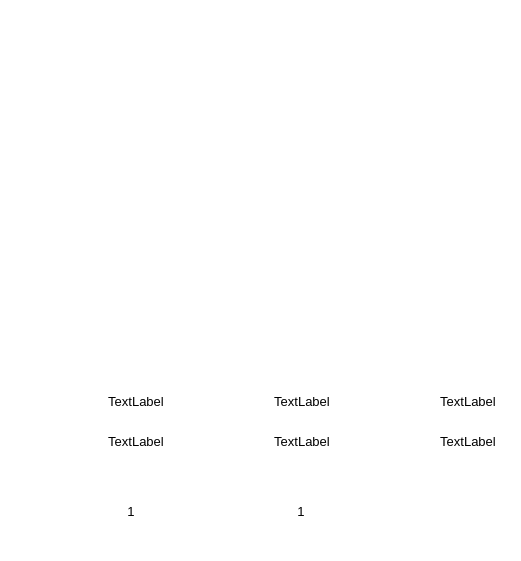
  <widget class="QFrame" name="frame_5">
   <property name="geometry">
    <rect>
     <x>1010</x>
     <y>480</y>
     <width>521</width>
     <height>561</height>
    </rect>
   </property>
   <property name="styleSheet">
    <string notr="true">background: transparent; 
background-image: url(:/pic/blue_bg.png);
border:0px</string>
   </property>
   <property name="frameShape">
    <enum>QFrame::StyledPanel</enum>
   </property>
   <property name="frameShadow">
    <enum>QFrame::Raised</enum>
   </property>
   <widget class="DoubleCyEmForm" name="cy_em_1_widget" native="true">
    <property name="geometry">
     <rect>
      <x>27</x>
      <y>113</y>
      <width>190</width>
      <height>230</height>
     </rect>
    </property>
   </widget>
   <widget class="QLabel" name="label">
    <property name="geometry">
     <rect>
      <x>1155</x>
      <y>113</y>
      <width>106</width>
      <height>26</height>
     </rect>
    </property>
    <property name="font">
     <font>
      <pointsize>15</pointsize>
     </font>
    </property>
    <property name="layoutDirection">
     <enum>Qt::LeftToRight</enum>
    </property>
    <property name="styleSheet">
     <string notr="true">color: rgb(255, 255, 255);
background-image: url(:/pic/smalltitle.png);</string>
    </property>
    <property name="text">
     <string>1#液压站</string>
    </property>
    <property name="alignment">
     <set>Qt::AlignCenter</set>
    </property>
   </widget>
   <widget class="QLabel" name="label_2">
    <property name="geometry">
     <rect>
      <x>29</x>
      <y>83</y>
      <width>73</width>
      <height>15</height>
     </rect>
    </property>
    <property name="font">
     <font>
      <pointsize>9</pointsize>
     </font>
    </property>
    <property name="styleSheet">
     <string notr="true">color: rgb(255, 255, 255);
background-image: url(:/pic/subtitle.png);</string>
    </property>
    <property name="text">
     <string>滑架电机</string>
    </property>
    <property name="alignment">
     <set>Qt::AlignCenter</set>
    </property>
   </widget>
   <widget class="QLabel" name="label_16">
    <property name="geometry">
     <rect>
      <x>35</x>
      <y>353</y>
      <width>73</width>
      <height>15</height>
     </rect>
    </property>
    <property name="font">
     <font>
      <pointsize>9</pointsize>
     </font>
    </property>
    <property name="styleSheet">
     <string notr="true">color: rgb(255, 255, 255);
background-image: url(:/pic/subtitle.png);</string>
    </property>
    <property name="text">
     <string>1#污泥滑架</string>
    </property>
    <property name="alignment">
     <set>Qt::AlignCenter</set>
    </property>
   </widget>
   <widget class="QLabel" name="label_17">
    <property name="geometry">
     <rect>
      <x>133</x>
      <y>353</y>
      <width>73</width>
      <height>15</height>
     </rect>
    </property>
    <property name="font">
     <font>
      <pointsize>9</pointsize>
     </font>
    </property>
    <property name="styleSheet">
     <string notr="true">color: rgb(255, 255, 255);
background-image: url(:/pic/subtitle.png);</string>
    </property>
    <property name="text">
     <string>2#污泥滑架</string>
    </property>
    <property name="alignment">
     <set>Qt::AlignCenter</set>
    </property>
   </widget>
   <widget class="QLabel" name="label_22">
    <property name="geometry">
     <rect>
      <x>223</x>
      <y>352</y>
      <width>73</width>
      <height>15</height>
     </rect>
    </property>
    <property name="font">
     <font>
      <pointsize>9</pointsize>
     </font>
    </property>
    <property name="styleSheet">
     <string notr="true">color: rgb(255, 255, 255);
background-image: url(:/pic/subtitle.png);</string>
    </property>
    <property name="text">
     <string>盖板马达</string>
    </property>
    <property name="alignment">
     <set>Qt::AlignCenter</set>
    </property>
   </widget>
   <widget class="QLabel" name="label_10">
    <property name="geometry">
     <rect>
      <x>220</x>
      <y>82</y>
      <width>73</width>
      <height>15</height>
     </rect>
    </property>
    <property name="font">
     <font>
      <pointsize>9</pointsize>
     </font>
    </property>
    <property name="styleSheet">
     <string notr="true">color: rgb(255, 255, 255);
background-image: url(:/pic/subtitle.png);</string>
    </property>
    <property name="text">
     <string>盖板电机</string>
    </property>
    <property name="alignment">
     <set>Qt::AlignCenter</set>
    </property>
   </widget>
   <widget class="SingleEmForm" name="cp_em_1_widget" native="true">
    <property name="geometry">
     <rect>
      <x>210</x>
      <y>112</y>
      <width>95</width>
      <height>230</height>
     </rect>
    </property>
   </widget>
   <widget class="SingleEmForm" name="cs_em_1_widget" native="true">
    <property name="geometry">
     <rect>
      <x>310</x>
      <y>113</y>
      <width>95</width>
      <height>230</height>
     </rect>
    </property>
   </widget>
   <widget class="QLabel" name="label_23">
    <property name="geometry">
     <rect>
      <x>323</x>
      <y>353</y>
      <width>73</width>
      <height>15</height>
     </rect>
    </property>
    <property name="font">
     <font>
      <pointsize>9</pointsize>
     </font>
    </property>
    <property name="styleSheet">
     <string notr="true">color: rgb(255, 255, 255);
background-image: url(:/pic/subtitle.png);</string>
    </property>
    <property name="text">
     <string>取料机马达</string>
    </property>
    <property name="alignment">
     <set>Qt::AlignCenter</set>
    </property>
   </widget>
   <widget class="QLabel" name="label_12">
    <property name="geometry">
     <rect>
      <x>320</x>
      <y>83</y>
      <width>73</width>
      <height>15</height>
     </rect>
    </property>
    <property name="font">
     <font>
      <pointsize>9</pointsize>
     </font>
    </property>
    <property name="styleSheet">
     <string notr="true">color: rgb(255, 255, 255);
background-image: url(:/pic/subtitle.png);</string>
    </property>
    <property name="text">
     <string>取料电机</string>
    </property>
    <property name="alignment">
     <set>Qt::AlignCenter</set>
    </property>
   </widget>
   <widget class="QLabel" name="label_5">
    <property name="geometry">
     <rect>
      <x>420</x>
      <y>83</y>
      <width>73</width>
      <height>15</height>
     </rect>
    </property>
    <property name="font">
     <font>
      <pointsize>9</pointsize>
     </font>
    </property>
    <property name="styleSheet">
     <string notr="true">color: rgb(255, 255, 255);
background-image: url(:/pic/subtitle.png);</string>
    </property>
    <property name="text">
     <string>螺旋电机</string>
    </property>
    <property name="alignment">
     <set>Qt::AlignCenter</set>
    </property>
   </widget>
   <widget class="QLabel" name="label_26">
    <property name="geometry">
     <rect>
      <x>423</x>
      <y>353</y>
      <width>73</width>
      <height>15</height>
     </rect>
    </property>
    <property name="font">
     <font>
      <pointsize>9</pointsize>
     </font>
    </property>
    <property name="styleSheet">
     <string notr="true">color: rgb(255, 255, 255);
background-image: url(:/pic/subtitle.png);</string>
    </property>
    <property name="text">
     <string>螺旋马达</string>
    </property>
    <property name="alignment">
     <set>Qt::AlignCenter</set>
    </property>
   </widget>
   <widget class="SingleEmForm" name="spiral_em_1_widget" native="true">
    <property name="geometry">
     <rect>
      <x>410</x>
      <y>113</y>
      <width>95</width>
      <height>230</height>
     </rect>
    </property>
   </widget>
   <widget class="QLabel" name="label_14">
    <property name="geometry">
     <rect>
      <x>210</x>
      <y>20</y>
      <width>106</width>
      <height>26</height>
     </rect>
    </property>
    <property name="font">
     <font>
      <pointsize>15</pointsize>
     </font>
    </property>
    <property name="layoutDirection">
     <enum>Qt::LeftToRight</enum>
    </property>
    <property name="styleSheet">
     <string notr="true">color: rgb(255, 255, 255);
background-image: url(:/pic/smalltitle.png);</string>
    </property>
    <property name="text">
     <string>2#液压站</string>
    </property>
    <property name="alignment">
     <set>Qt::AlignCenter</set>
    </property>
   </widget>
   <widget class="QLabel" name="label_102">
    <property name="geometry">
     <rect>
      <x>193</x>
      <y>500</y>
      <width>72</width>
      <height>22</height>
     </rect>
    </property>
    <property name="font">
     <font>
      <pointsize>10</pointsize>
     </font>
    </property>
    <property name="styleSheet">
     <string notr="true">color: rgb(255, 255, 255);
background-image: url(:/pic/field_bg.png);</string>
    </property>
    <property name="text">
     <string>油箱液位</string>
    </property>
    <property name="alignment">
     <set>Qt::AlignCenter</set>
    </property>
   </widget>
   <widget class="QLabel" name="SB_CM_PRESSURE_label">
    <property name="geometry">
     <rect>
      <x>266</x>
      <y>430</y>
      <width>72</width>
      <height>22</height>
     </rect>
    </property>
    <property name="font">
     <font>
      <pointsize>10</pointsize>
     </font>
    </property>
    <property name="styleSheet">
     <string notr="true">background-image: url(:/pic/white_bg.png);</string>
    </property>
    <property name="text">
     <string>TextLabel</string>
    </property>
    <property name="alignment">
     <set>Qt::AlignCenter</set>
    </property>
   </widget>
   <widget class="QLabel" name="label_85">
    <property name="geometry">
     <rect>
      <x>194</x>
      <y>430</y>
      <width>72</width>
      <height>22</height>
     </rect>
    </property>
    <property name="font">
     <font>
      <pointsize>10</pointsize>
     </font>
    </property>
    <property name="styleSheet">
     <string notr="true">color: rgb(255, 255, 255);
background-image: url(:/pic/field_bg.png);</string>
    </property>
    <property name="text">
     <string>取料机压力</string>
    </property>
    <property name="alignment">
     <set>Qt::AlignCenter</set>
    </property>
   </widget>
   <widget class="QLabel" name="LS_2_TEMP_label">
    <property name="geometry">
     <rect>
      <x>95</x>
      <y>500</y>
      <width>72</width>
      <height>22</height>
     </rect>
    </property>
    <property name="font">
     <font>
      <pointsize>10</pointsize>
     </font>
    </property>
    <property name="styleSheet">
     <string notr="true">background-image: url(:/pic/white_bg.png);</string>
    </property>
    <property name="text">
     <string>1</string>
    </property>
    <property name="alignment">
     <set>Qt::AlignCenter</set>
    </property>
   </widget>
   <widget class="QLabel" name="LS_2_LEVEL_label">
    <property name="geometry">
     <rect>
      <x>265</x>
      <y>500</y>
      <width>72</width>
      <height>22</height>
     </rect>
    </property>
    <property name="font">
     <font>
      <pointsize>10</pointsize>
     </font>
    </property>
    <property name="styleSheet">
     <string notr="true">background-image: url(:/pic/white_bg.png);</string>
    </property>
    <property name="text">
     <string>1</string>
    </property>
    <property name="alignment">
     <set>Qt::AlignCenter</set>
    </property>
   </widget>
   <widget class="QLabel" name="label_67">
    <property name="geometry">
     <rect>
      <x>28</x>
      <y>390</y>
      <width>72</width>
      <height>22</height>
     </rect>
    </property>
    <property name="font">
     <font>
      <pointsize>10</pointsize>
     </font>
    </property>
    <property name="styleSheet">
     <string notr="true">color: rgb(255, 255, 255);
background-image: url(:/pic/field_bg.png);</string>
    </property>
    <property name="text">
     <string>1#滑架压力</string>
    </property>
    <property name="alignment">
     <set>Qt::AlignCenter</set>
    </property>
   </widget>
   <widget class="QLabel" name="SY_1_PRESSURE_label">
    <property name="geometry">
     <rect>
      <x>100</x>
      <y>390</y>
      <width>72</width>
      <height>22</height>
     </rect>
    </property>
    <property name="font">
     <font>
      <pointsize>10</pointsize>
     </font>
    </property>
    <property name="styleSheet">
     <string notr="true">background-image: url(:/pic/white_bg.png);</string>
    </property>
    <property name="text">
     <string>TextLabel</string>
    </property>
    <property name="alignment">
     <set>Qt::AlignCenter</set>
    </property>
   </widget>
   <widget class="QLabel" name="SB_CP_PRESSURE_label">
    <property name="geometry">
     <rect>
      <x>266</x>
      <y>390</y>
      <width>72</width>
      <height>22</height>
     </rect>
    </property>
    <property name="font">
     <font>
      <pointsize>10</pointsize>
     </font>
    </property>
    <property name="styleSheet">
     <string notr="true">background-image: url(:/pic/white_bg.png);</string>
    </property>
    <property name="text">
     <string>TextLabel</string>
    </property>
    <property name="alignment">
     <set>Qt::AlignCenter</set>
    </property>
   </widget>
   <widget class="QLabel" name="label_103">
    <property name="geometry">
     <rect>
      <x>23</x>
      <y>500</y>
      <width>72</width>
      <height>22</height>
     </rect>
    </property>
    <property name="font">
     <font>
      <pointsize>10</pointsize>
     </font>
    </property>
    <property name="styleSheet">
     <string notr="true">color: rgb(255, 255, 255);
background-image: url(:/pic/field_bg.png);</string>
    </property>
    <property name="text">
     <string>油箱温度</string>
    </property>
    <property name="alignment">
     <set>Qt::AlignCenter</set>
    </property>
   </widget>
   <widget class="QLabel" name="label_86">
    <property name="geometry">
     <rect>
      <x>28</x>
      <y>430</y>
      <width>72</width>
      <height>22</height>
     </rect>
    </property>
    <property name="font">
     <font>
      <pointsize>10</pointsize>
     </font>
    </property>
    <property name="styleSheet">
     <string notr="true">color: rgb(255, 255, 255);
background-image: url(:/pic/field_bg.png);</string>
    </property>
    <property name="text">
     <string>2#滑架压力</string>
    </property>
    <property name="alignment">
     <set>Qt::AlignCenter</set>
    </property>
   </widget>
   <widget class="QLabel" name="label_87">
    <property name="geometry">
     <rect>
      <x>194</x>
      <y>390</y>
      <width>72</width>
      <height>22</height>
     </rect>
    </property>
    <property name="font">
     <font>
      <pointsize>10</pointsize>
     </font>
    </property>
    <property name="styleSheet">
     <string notr="true">color: rgb(255, 255, 255);
background-image: url(:/pic/field_bg.png);</string>
    </property>
    <property name="text">
     <string>盖板压力</string>
    </property>
    <property name="alignment">
     <set>Qt::AlignCenter</set>
    </property>
   </widget>
   <widget class="QLabel" name="SY_2_PRESSURE_label">
    <property name="geometry">
     <rect>
      <x>100</x>
      <y>430</y>
      <width>72</width>
      <height>22</height>
     </rect>
    </property>
    <property name="font">
     <font>
      <pointsize>10</pointsize>
     </font>
    </property>
    <property name="styleSheet">
     <string notr="true">background-image: url(:/pic/white_bg.png);</string>
    </property>
    <property name="text">
     <string>TextLabel</string>
    </property>
    <property name="alignment">
     <set>Qt::AlignCenter</set>
    </property>
   </widget>
   <widget class="QLabel" name="label_88">
    <property name="geometry">
     <rect>
      <x>360</x>
      <y>430</y>
      <width>72</width>
      <height>22</height>
     </rect>
    </property>
    <property name="font">
     <font>
      <pointsize>10</pointsize>
     </font>
    </property>
    <property name="styleSheet">
     <string notr="true">color: rgb(255, 255, 255);
background-image: url(:/pic/field_bg.png);</string>
    </property>
    <property name="text">
     <string>混料机压力</string>
    </property>
    <property name="alignment">
     <set>Qt::AlignCenter</set>
    </property>
   </widget>
   <widget class="QLabel" name="SB_SPIRAL_PRESSURE_label">
    <property name="geometry">
     <rect>
      <x>432</x>
      <y>390</y>
      <width>72</width>
      <height>22</height>
     </rect>
    </property>
    <property name="font">
     <font>
      <pointsize>10</pointsize>
     </font>
    </property>
    <property name="styleSheet">
     <string notr="true">background-image: url(:/pic/white_bg.png);</string>
    </property>
    <property name="text">
     <string>TextLabel</string>
    </property>
    <property name="alignment">
     <set>Qt::AlignCenter</set>
    </property>
   </widget>
   <widget class="QLabel" name="MIXER_PRESSURE_label">
    <property name="geometry">
     <rect>
      <x>432</x>
      <y>430</y>
      <width>72</width>
      <height>22</height>
     </rect>
    </property>
    <property name="font">
     <font>
      <pointsize>10</pointsize>
     </font>
    </property>
    <property name="styleSheet">
     <string notr="true">background-image: url(:/pic/white_bg.png);</string>
    </property>
    <property name="text">
     <string>TextLabel</string>
    </property>
    <property name="alignment">
     <set>Qt::AlignCenter</set>
    </property>
   </widget>
   <widget class="QLabel" name="label_89">
    <property name="geometry">
     <rect>
      <x>360</x>
      <y>390</y>
      <width>72</width>
      <height>22</height>
     </rect>
    </property>
    <property name="font">
     <font>
      <pointsize>10</pointsize>
     </font>
    </property>
    <property name="styleSheet">
     <string notr="true">color: rgb(255, 255, 255);
background-image: url(:/pic/field_bg.png);</string>
    </property>
    <property name="text">
     <string>3#螺旋压力</string>
    </property>
    <property name="alignment">
     <set>Qt::AlignCenter</set>
    </property>
   </widget>
  </widget>
